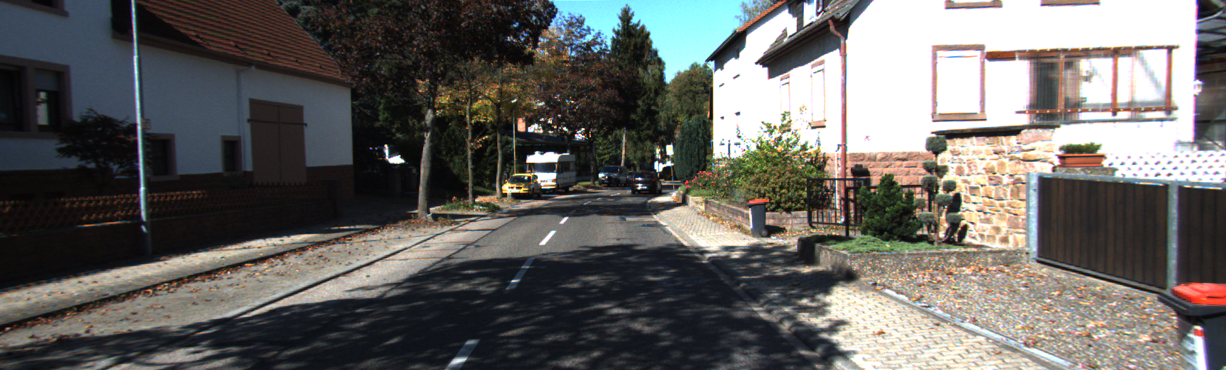
#> input picture Embedded-Systems/Vision Intellegent TP/TP 3/tp1_voies/6.png, 1226 x 370 px
$ python p1_complet.py
#> lines starting #> are read from the running program, lines starting #| are printed output that depends on the picture; after the words box and inside, x2 and y2 are one past the last pixel; in counts of white or black regions, pixels touching at a corner belong together
import cv2
import numpy as np
import matplotlib.pyplot as plt

# ================================================
# 1. Chargement et préparation de l'image (2 points)
# ================================================
# Charge l'image avec OpenCV (format BGR par défaut)
image = cv2.imread("6.png")
#> image is the input picture: shape (370, 1226, 3); mean B, G, R 97.8, 100.8, 102.5

# Vérification que l'image a bien été chargée
if image is None:
    raise FileNotFoundError("Image '2.png' not found. Placez une image valide dans le répertoire.")
# Récupération des dimensions
height, width = image.shape[:2]
#> height = 370; width = 1226

# Conversion BGR → RGB pour un affichage correct avec Matplotlib
image_rgb = cv2.cvtColor(image, cv2.COLOR_BGR2RGB)

# ================================================
# 2. Filtrage par couleur en espace HSV (4 points)
# ================================================
# Conversion de l'image en espace HSV (Hue, Saturation, Value)
# HSV est plus robuste pour isoler des couleurs spécifiques malgré les variations d'éclairage
hsv = cv2.cvtColor(image, cv2.COLOR_BGR2HSV)
#> hsv: shape (370, 1226, 3); mean H, S, V 63.7, 62.4, 111.7

# Masque pour les lignes blanches : haute luminosité (V), faible saturation (S)
lower_white = np.array([0, 0, 200])      # V > 200
upper_white = np.array([180, 50, 255])   # S < 50
mask_white = cv2.inRange(hsv, lower_white, upper_white)
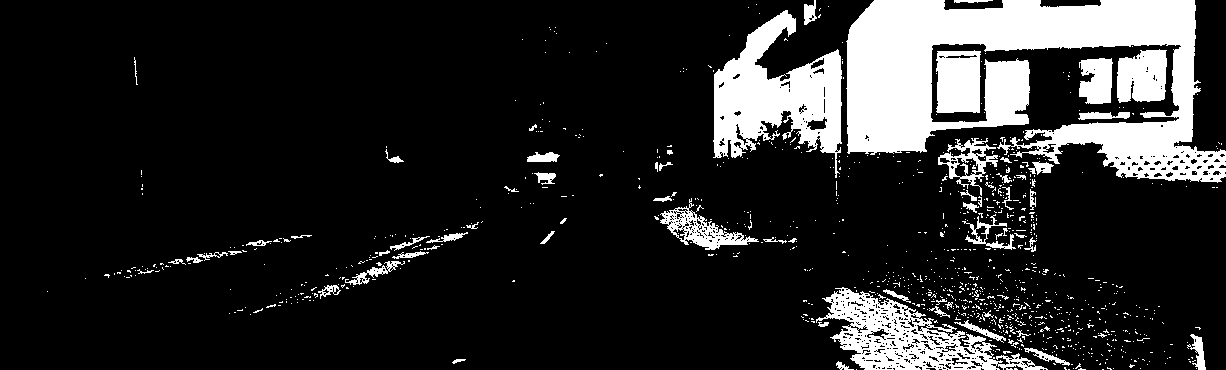
#> mask_white: shape (370, 1226); 15.5% white; 999 white regions (932 under 20 px), largest, box (x1, y1, x2, y2) and area: (846, 0, 1226, 183) 35667, (713, 10, 842, 178) 10625, (816, 287, 1048, 370) 7201

# Masque pour les lignes jaunes : teinte (H) autour de jaune (15-35)
lower_yellow = np.array([15, 60, 100])
upper_yellow = np.array([35, 255, 255])
mask_yellow = cv2.inRange(hsv, lower_yellow, upper_yellow)
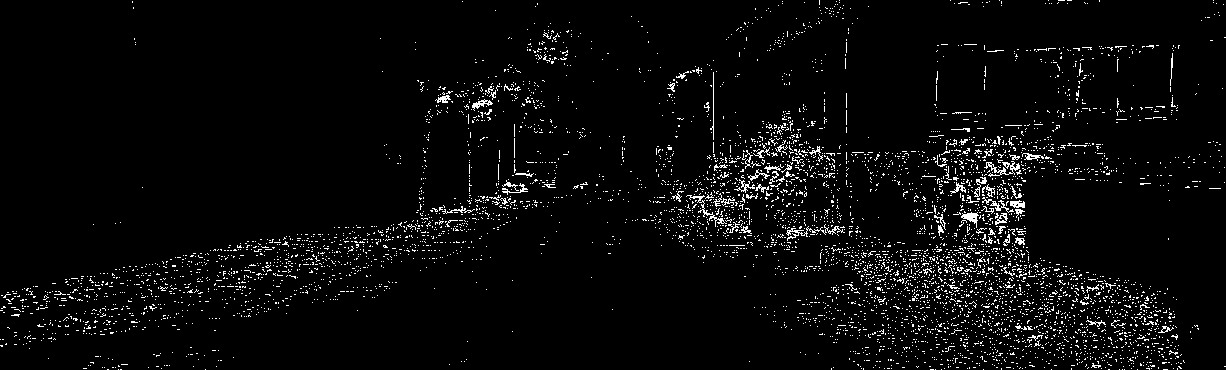
#> mask_yellow: shape (370, 1226); 3.8% white in thin lines or dots

# Combinaison des deux masques : lignes blanches OU jaunes
color_mask = cv2.bitwise_or(mask_white, mask_yellow)
#> color_mask: shape (370, 1226); 19.3% white; 4043 white regions (3912 under 20 px), largest, box (x1, y1, x2, y2) and area: (846, 0, 1226, 254) 40838, (710, 10, 842, 178) 11426, (808, 284, 1048, 370) 8147

# Pourquoi HSV ?
# - La teinte (H) est indépendante de l'intensité lumineuse.
# - Permet de détecter les marquages même sous ombre ou fort soleil.

# ================================================
# 3. Détection de contours améliorée (3 points)
# ================================================
# Passage en niveaux de gris
gray = cv2.cvtColor(image, cv2.COLOR_BGR2GRAY)

# Flou gaussien pour réduire le bruit
blur = cv2.GaussianBlur(gray, (5, 5), 0)

# Détection de contours avec Canny
edges = cv2.Canny(blur, 50, 150)
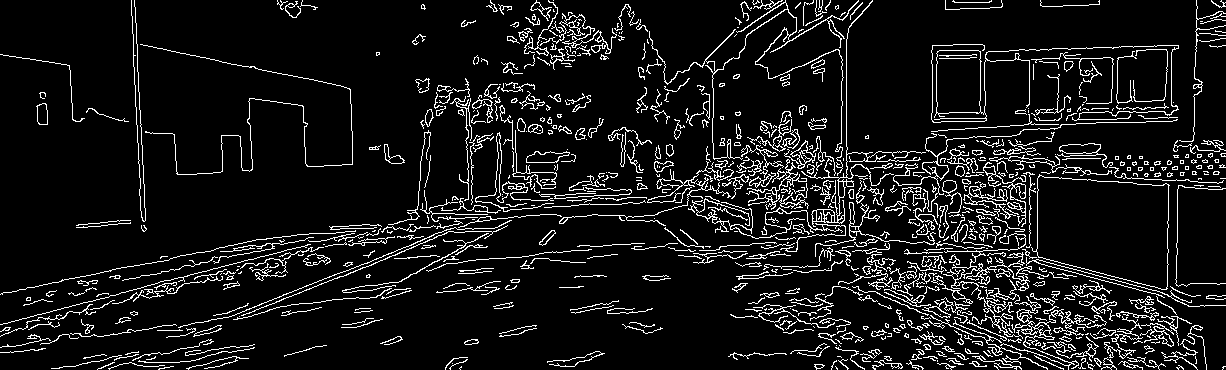
#> edges: shape (370, 1226); 9.2% white in thin lines or dots

# Combinaison des contours avec le masque couleur
# → on garde uniquement les contours situés sur des zones blanches/jaunes
combined = cv2.bitwise_and(edges, edges, mask=color_mask)
#> combined: shape (370, 1226); 1.8% white in thin lines or dots

# Avantage : élimine beaucoup de faux positifs (ombres, textures de la route, etc.)

# ================================================
# 4. Transformation perspective – Bird's Eye View (6 points)
# ================================================
# Points source : trapèze sur l'image originale correspondant à la zone de la route
# À ADAPTER selon votre image !
src = np.float32([
    [width * 0.15, height],           # bas gauche
    [width * 0.45, height * 0.60],     # haut gauche (horizon approximatif)
    [width * 0.55, height * 0.60],     # haut droit
    [width * 0.85, height]            # bas droit
])

# Points destination : rectangle (vue de dessus)
dst = np.float32([
    [0, height],       # bas gauche
    [0, 0],            # haut gauche
    [width, 0],        # haut droit
    [width, height]    # bas droit
])

# Calcul de la matrice de transformation et de son inverse
M = cv2.getPerspectiveTransform(src, dst)
Minv = cv2.getPerspectiveTransform(dst, src)  # pour re-projeter plus tard

# Application de la transformation sur l'image binaire combinée
warped = cv2.warpPerspective(combined, M, (width, height), flags=cv2.INTER_LINEAR)
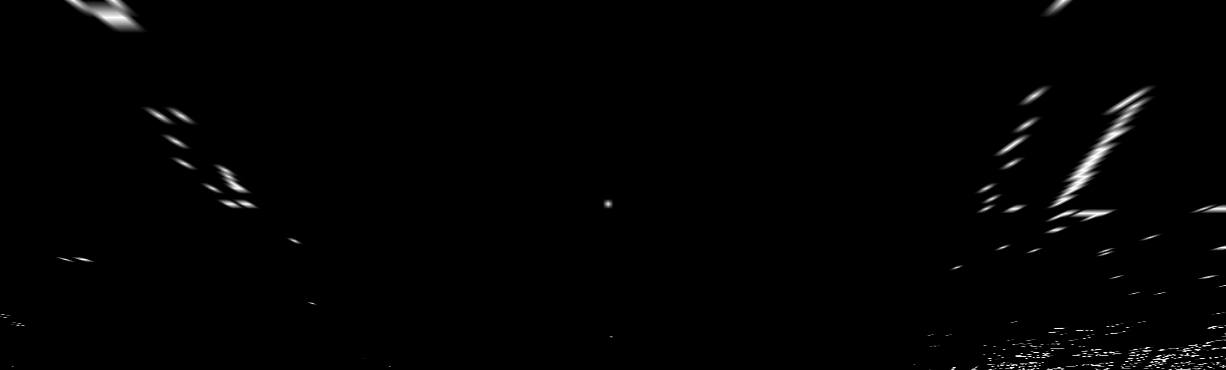
#> warped: shape (370, 1226); min 0, max 255, mean 2.5

# Pourquoi Bird's Eye View ?
# - Les lignes deviennent (presque) parallèles → facilite la détection et le calcul de courbure
# - Permet des mesures métriques plus précises

# ================================================
# 5. Détection des voies par fenêtres glissantes et ajustement polynomial (8 points)
# ================================================
def detect_lanes(binary_warped):
    """
    Détecte les voies gauche et droite par fenêtres glissantes
    et ajuste un polynôme de degré 2 sur chaque voie.
    Retourne les coefficients des polynômes et les points x correspondants.
    """
    # Histogramme de la moitié inférieure de l'image (où les lignes sont les plus visibles)
    histogram = np.sum(binary_warped[binary_warped.shape[0]//2:, :], axis=0)
#> histogram = 1226 values, max 3864 at index 1062, min 0 at index 25, mean 403.1

    # Identification des pics → bases des voies gauche et droite
    midpoint = np.int32(histogram.shape[0] / 2)
#> midpoint = 613
    leftx_base = np.argmax(histogram[:midpoint])
#> leftx_base = 238
    rightx_base = np.argmax(histogram[midpoint:]) + midpoint
#> rightx_base = 1062

    # Paramètres des fenêtres glissantes
    nwindows = 9
    window_height = np.int32(binary_warped.shape[0] / nwindows)
#> window_height = 41
    margin = 100      # largeur de chaque fenêtre
    minpix = 50       # nombre minimum de pixels pour recentrer la fenêtre

    # Récupération des coordonnées des pixels non nuls
    nonzero = binary_warped.nonzero()
#> nonzero = 12067 positions, rows 0 to 369, columns 0 to 1225
    nonzeroy = np.array(nonzero[0])
#> nonzeroy = 12067 values from 0 to 369
    nonzerox = np.array(nonzero[1])
#> nonzerox = 12067 values, max 1225 at index 7899, min 0 at index 9874, mean 805

    # Positions courantes des fenêtres
    leftx_current = leftx_base
#> leftx_current = 238
    rightx_current = rightx_base
#> rightx_current = 1062

    # Listes pour stocker les indices des pixels appartenant à chaque voie
    left_lane_inds = []
    right_lane_inds = []

    # Parcours des fenêtres de bas en haut
    for window in range(nwindows):
        # Coordonnées y de la fenêtre courante
        win_y_low = binary_warped.shape[0] - (window + 1) * window_height
        win_y_high = binary_warped.shape[0] - window * window_height

        # Coordonnées x des fenêtres gauche et droite
        win_xleft_low = leftx_current - margin
        win_xleft_high = leftx_current + margin
        win_xright_low = rightx_current - margin
        win_xright_high = rightx_current + margin

        # Indices des pixels activés dans chaque fenêtre
        good_left_inds = ((nonzeroy >= win_y_low) & (nonzeroy < win_y_high) &
                          (nonzerox >= win_xleft_low) & (nonzerox < win_xleft_high)).nonzero()[0]
        good_right_inds = ((nonzeroy >= win_y_low) & (nonzeroy < win_y_high) &
                           (nonzerox >= win_xright_low) & (nonzerox < win_xright_high)).nonzero()[0]

        # Ajout des indices
        left_lane_inds.append(good_left_inds)
        right_lane_inds.append(good_right_inds)

        # Recentrage de la fenêtre si assez de pixels détectés
        if len(good_left_inds) > minpix:
            leftx_current = np.int32(np.mean(nonzerox[good_left_inds]))
        if len(good_right_inds) > minpix:
            rightx_current = np.int32(np.mean(nonzerox[good_right_inds]))
#> this loop made 9 passes
#> (win_xleft_low, win_xleft_high, win_xright_low, win_xright_high, leftx_current, rightx_current) on passes 4, 5, 6, 7, 9: (138, 338, 1008, 1208, 263, 1085), (163, 363, 985, 1185, 226, 1057), (126, 326, 957, 1157, 178, 1073), (78, 278, 973, 1173, 168, 1100), (68, 268, 1000, 1200, 110, 1054)
#> (win_xleft_low, win_xleft_high, win_xright_low, win_xright_high, rightx_current) on passes 1 to 3: (138, 338, 962, 1162, 1076), (138, 338, 976, 1176, 1112), (138, 338, 1012, 1212, 1108)
#> after the loop, left_lane_inds = 9 items; right_lane_inds = 9 items

    # Concaténation de tous les indices
    left_lane_inds = np.concatenate(left_lane_inds)
#> left_lane_inds = 3430 values, max 9863 at index 16, min 60 at index 1901, mean 3609.7
    right_lane_inds = np.concatenate(right_lane_inds)
#> right_lane_inds = 7092 values, max 12037 at index 1326, min 116 at index 6784, mean 6462.3

    # Extraction des coordonnées x et y pour chaque voie
    leftx = nonzerox[left_lane_inds]
#> leftx = 3430 values, max 317 at index 16, min 68 at index 1901, mean 163.5
    lefty = nonzeroy[left_lane_inds]
#> lefty = 3430 values, max 304 at index 11, min 1 at index 1901, mean 96.89
    rightx = nonzerox[right_lane_inds]
#> rightx = 7092 values, max 1211 at index 1496, min 971 at index 1268, mean 1079.6
    righty = nonzeroy[right_lane_inds]
#> righty = 7092 values, max 369 at index 1268, min 1 at index 6784, mean 192.4

    # Gestion du cas où une voie n'est pas détectée
    if len(leftx) == 0 or len(rightx) == 0:
        return None, None, None, None, None

    # Ajustement d'un polynôme de degré 2 : f(y) = Ay² + By + C
    left_fit = np.polyfit(lefty, leftx, 2)
#> left_fit = [0.00113, 0.442, 103.1]
    right_fit = np.polyfit(righty, rightx, 2)
#> right_fit = [-3.97e-05, 0.0104, 1079.4]

    # Génération des y pour tracer la courbe complète
    ploty = np.linspace(0, binary_warped.shape[0] - 1, binary_warped.shape[0])
#> ploty = 370 values from 0 to 369

    # Calcul des x correspondants sur toute la hauteur
    left_fitx = left_fit[0] * ploty**2 + left_fit[1] * ploty + left_fit[2]
#> left_fitx = 370 values from 103.1 to 419.3
    right_fitx = right_fit[0] * ploty**2 + right_fit[1] * ploty + right_fit[2]
#> right_fitx = 370 values, max 1080.1 at index 131, min 1077.8 at index 369, mean 1079.5

    return left_fit, right_fit, ploty, left_fitx, right_fitx

# Application de la fonction
left_fit, right_fit, ploty, left_fitx, right_fitx = detect_lanes(warped)
#> left_fit = [0.00113, 0.442, 103.1]; right_fit = [-3.97e-05, 0.0104, 1079.4]; ploty = 370 values from 0 to 369; left_fitx = 370 values from 103.1 to 419.3

# Pourquoi degré 2 ?
# Les routes réelles ont une courbure douce → un polynôme quadratique suffit généralement.

# ================================================
# 6. Visualisation des voies détectées (4 points)
# ================================================
# Création d'une image couleur vide (même taille que la vue warpage)
lane_warp = np.zeros_like(warped)
lane_warp = cv2.cvtColor(lane_warp, cv2.COLOR_GRAY2BGR)
#> lane_warp: shape (370, 1226, 3); every value is 0

if left_fit is not None:
    # Points pour la voie gauche
    pts_left = np.array([np.transpose(np.vstack([left_fitx, ploty]))])
#> pts_left = 370 pairs, first value 103.1 to 419.3, second value 0 to 369
    # Points pour la voie droite (inversés pour fillPoly)
    pts_right = np.array([np.flipud(np.transpose(np.vstack([right_fitx, ploty])))])
#> pts_right = 370 pairs, first value 1077.8 to 1080.1, second value 0 to 369
    pts = np.hstack((pts_left, pts_right))
#> pts = 740 pairs, first value 103.1 to 1080.1, second value 0 to 369

    # Tracé des courbes en vert épais
    cv2.polylines(lane_warp, np.int32([pts_left]), False, (0, 255, 0), thickness=25)
    cv2.polylines(lane_warp, np.int32([pts_right]), False, (0, 255, 0), thickness=25)

    # Remplissage de la zone entre les voies en vert translucide
    cv2.fillPoly(lane_warp, np.int32([pts]), (0, 255, 0, 80))
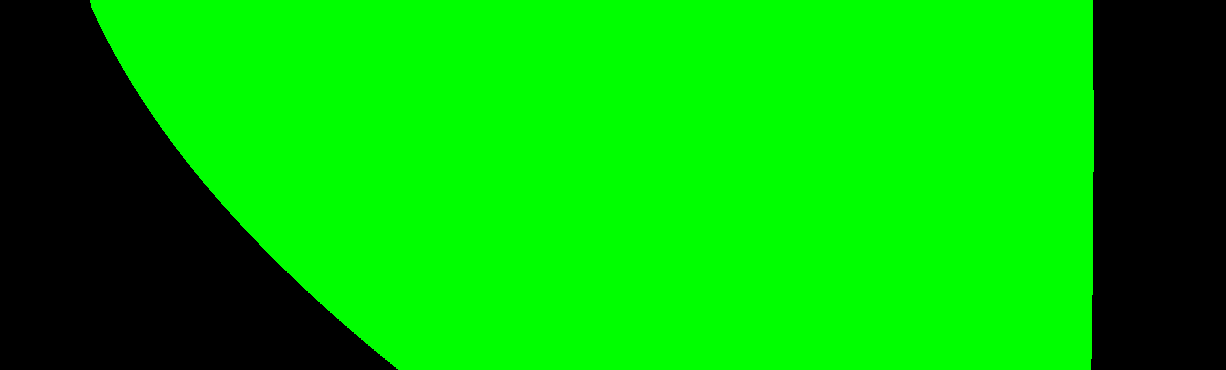
#> lane_warp: shape (370, 1226, 3); mean B, G, R 0, 181.9, 0

# Re-projection sur l'image originale
lane_original = cv2.warpPerspective(lane_warp, Minv, (width, height))

# Superposition sur l'image RGB originale (transparence)
result = cv2.addWeighted(image_rgb, 1.0, lane_original, 0.5, 0)
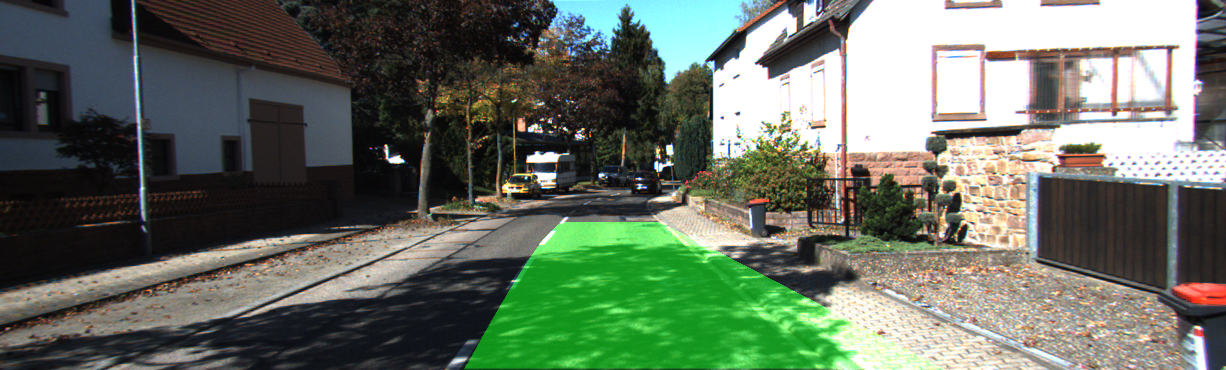
#> result: shape (370, 1226, 3); mean R, G, B 102.5, 112.2, 97.8

# ================================================
# 7. Calcul du rayon de courbure et du décalage véhicule (5 points)
# ================================================
if left_fit is not None:
    # Facteurs de conversion pixels → mètres (valeurs courantes dans les tutoriels)
    ym_per_pix = 30 / 720   # 30 mètres visibles sur la hauteur de l'image
    xm_per_pix = 3.7 / 700  # largeur typique d'une voie ≈ 3.7 m

    # Conversion des coefficients en mètres
    left_fit_cr = left_fit * np.array([xm_per_pix / (ym_per_pix ** 2), xm_per_pix / ym_per_pix, xm_per_pix])
#> left_fit_cr = [0.00343, 0.056, 0.545]
    right_fit_cr = right_fit * np.array([xm_per_pix / (ym_per_pix ** 2), xm_per_pix / ym_per_pix, xm_per_pix])
#> right_fit_cr = [-0.000121, 0.00131, 5.71]

    # Évaluation au bas de l'image (y maximum)
    y_eval = np.max(ploty) * ym_per_pix
#> y_eval = 15.38

    # Formule du rayon de courbure
    left_curverad = (1 + (2 * left_fit_cr[0] * y_eval + left_fit_cr[1]) ** 2) ** 1.5 / np.abs(2 * left_fit_cr[0])
#> left_curverad = 151.6
    right_curverad = (1 + (2 * right_fit_cr[0] * y_eval + right_fit_cr[1]) ** 2) ** 1.5 / np.abs(2 * right_fit_cr[0])
#> right_curverad = 4141.9

    radius = (left_curverad + right_curverad) / 2
#> radius = 2146.8

    # Décalage du véhicule par rapport au centre de la voie
    lane_center = (left_fitx[-1] + right_fitx[-1]) / 2
#> lane_center = 748.6
    vehicle_center = warped.shape[1] / 2
#> vehicle_center = 613
    offset_pix = (vehicle_center - lane_center) * xm_per_pix
#> offset_pix = -0.717
    offset_str = f"{abs(offset_pix):.2f} m {'à gauche' if offset_pix > 0 else 'à droite'}"
#> offset_str = '0.72 m à droite'
else:
    radius = None
    offset_str = "Non détecté"

# Affichage des informations sur l'image finale
if radius is not None:
    cv2.putText(result, f"Rayon de courbure: {radius:.0f} m", (50, 60),
                cv2.FONT_HERSHEY_SIMPLEX, 1.2, (255, 255, 255), 3)
    cv2.putText(result, f"Decalage vehicule: {offset_str}", (50, 120),
                cv2.FONT_HERSHEY_SIMPLEX, 1.2, (255, 255, 255), 3)
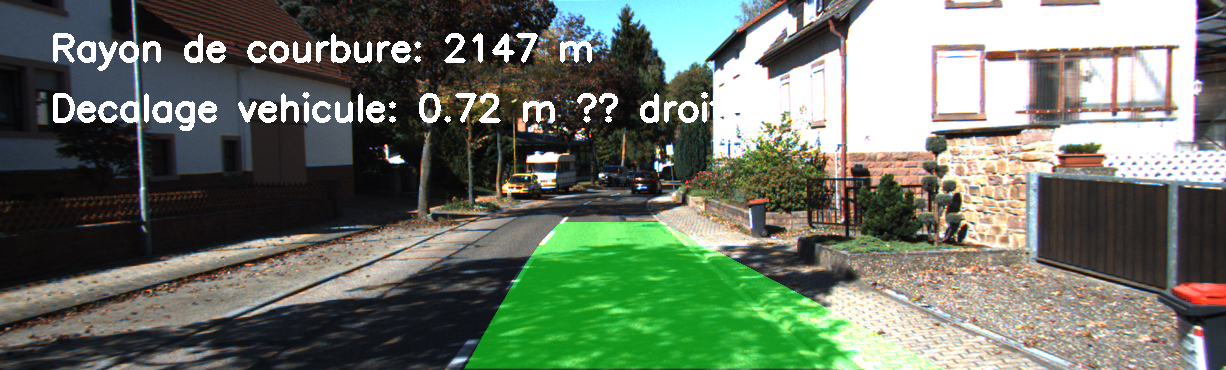
#> result: shape (370, 1226, 3); mean R, G, B 107.9, 117.5, 103.1

# ================================================
# 8. Affichage complet des étapes (4 points)
# ================================================
plt.figure(figsize=(20, 12))

plt.subplot(3, 4, 1)
plt.title("1. Image originale")
plt.imshow(image_rgb)
plt.axis("off")

plt.subplot(3, 4, 2)
plt.title("2. Masque couleur (blanc/jaune)")
plt.imshow(color_mask, cmap="gray")
plt.axis("off")

plt.subplot(3, 4, 3)
plt.title("3. Contours + masque couleur")
plt.imshow(combined, cmap="gray")
plt.axis("off")

plt.subplot(3, 4, 4)
plt.title("4. Bird's Eye View")
plt.imshow(warped, cmap="gray")
plt.axis("off")

plt.subplot(3, 4, 5)
plt.title("5. Voies détectées (Bird's Eye)")
plt.imshow(cv2.cvtColor(lane_warp, cv2.COLOR_BGR2RGB))
plt.axis("off")

plt.subplot(3, 4, 6)
plt.title("6. Résultat final")
plt.imshow(result)
plt.axis("off")

plt.tight_layout()
plt.show()

# ================================================
# 9. Questions de synthèse (bonus)
# ================================================
# Limites : nuit, pluie forte, marquages effacés, virages très serrés, occlusion par véhicules.
# Amélioration temporelle : lissage exponentiel des coefficients polynomiaux entre frames.
# Deep learning : entraînement d'un U-Net ou SCNN pour segmentation sémantique des voies.
